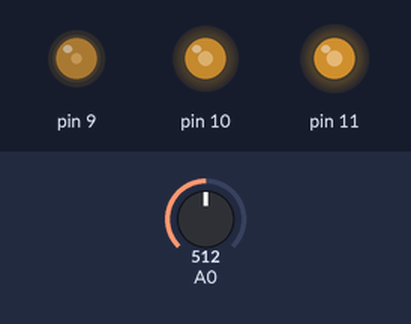
Recording of a sketch running on a simulated Arduino Uno, built with avr-gcc and run on an emulated ATmega328P. Parts: output pins drawn as LEDs (lit = HIGH). Inputs (shaded band) come from the test bench; at power-on: A0 = 512.

Above: at 3.8 s.
3.9 s: A0 set to 716
At 5.8 s:
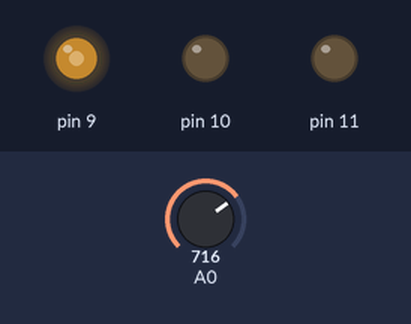
11.5 s: A0 set to 900
At 12.8 s:
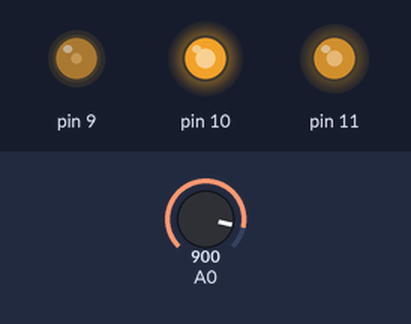
17.5 s: A0 set to 122
23.5 s: A0 set to 6
31.2 s: A0 set to 3
At 34.5 s:
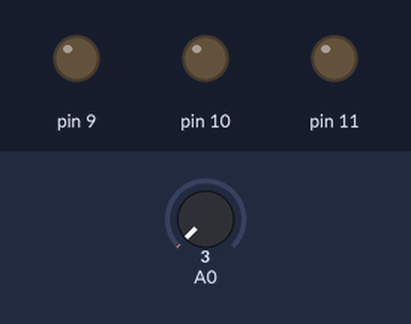
38.5 s: A0 set to 511
At 40.3 s:
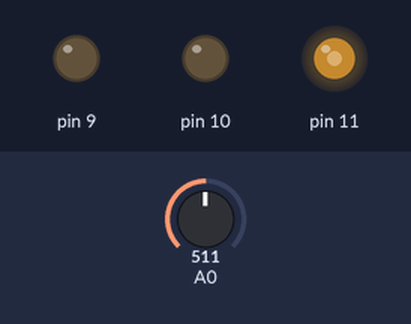
Timing chart, 0 to 47.2 s (numbered marks = the images above; inputs shaded):
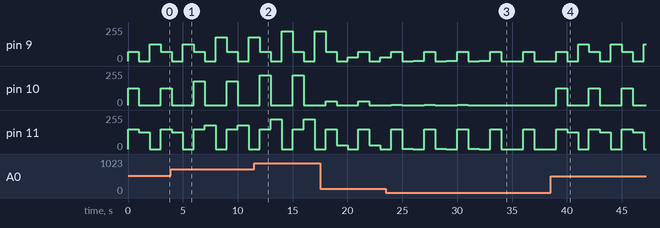

Measured:
- the behaviour switches between 5 and 4 on A0 (found by bisection; images 2 and 3)
- after the input at 31.2 s, pin 10: stops changing and stays 0/255
- after the input at 38.5 s, pin 10: alternates 127/255 for 1.0 s and 0/255 for 2.0 s, starting after 0.50 s
- by itself, pin 9: repeats every 3.0 s: 0/255 1.0 s, 127/255 1.0 s, 70/255 1.0 s
- by itself, pin 10: alternates 1/255 for 1.0 s and 0/255 for 2.0 s
- by itself, pin 11: repeats every 3.0 s: 127/255 1.0 s, 0/255 1.0 s, 150/255 1.0 s

The sketch:

rgb.ino
```cpp
// C++ code
//
int potvalue = 0;

void setup()
{
  pinMode(A0, INPUT);
  pinMode(10, OUTPUT);
  pinMode(11, OUTPUT);
  pinMode(9, OUTPUT);
}

void loop()
{
  potvalue = analogRead(A0);
  analogWrite(10, map(potvalue, 0, 1023, 0, 255));
  analogWrite(11,150);
  analogWrite(9, 70);
  delay(1000); // Wait for 1000 millisecond(s)
  analogWrite(11, map(potvalue, 0, 1023, 0, 255));
  analogWrite(10,0 );
  analogWrite(9, 0);
  delay(1000); // Wait for 1000 millisecond(s)
  analogWrite(9, map(potvalue, 0, 1023, 0, 255));
  analogWrite(10, 0);
  analogWrite(11, 0);
  delay(1000); // Wait for 1000 millisecond(s)
}
```
